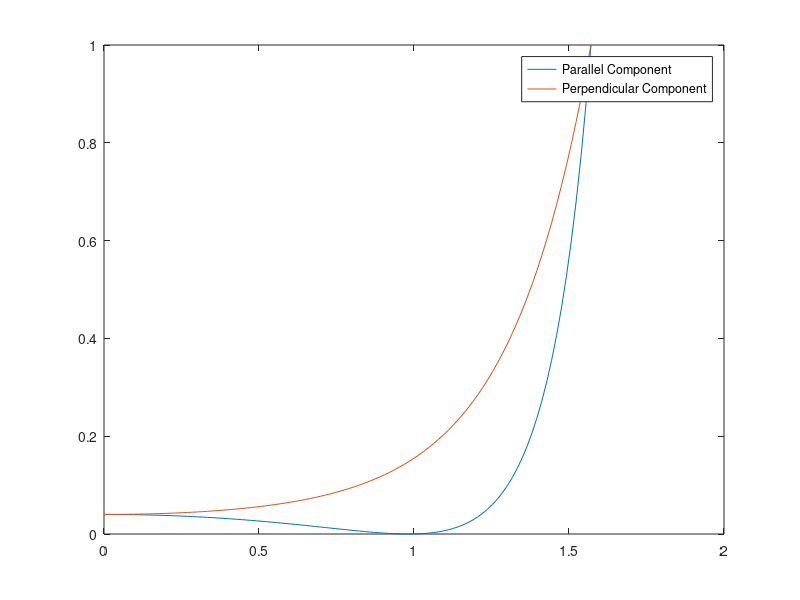

Source code (MATLAB):
function [r0,Brewsters] = Air2MatFresnel()
%Fresnal Reflection from Air(1.0) to Material (1.5)
%   Fucntion will generate plots of Fresnal reflectance 
%   for a dielectric material (index of refraction = 1.5)
%   Plots out reflectance values for incidence angles
%   in between 0 and 90 degrees. Must plot for
%   parallel and perpendicular polarized components
%   Also finds the reflectance of both components at
%   normal incidence and the Brewster's angle.

% Constant refraction indices
refMat = 1.5; %nt
refAir = 1.0; %ni

% plot spacing
incidenceAngles = linspace(0,pi/2,100);
transmissionAngles = getTransAngles(incidenceAngles,refAir,refMat);

[Brewsters,parComponent] = parReflectance(incidenceAngles,transmissionAngles,refAir,refMat);
Brewsters
BrewstersAngle = (Brewsters/pi) * 180
[r0,perpComponent] = perpReflectance(incidenceAngles,transmissionAngles,refAir,refMat);

figure
plot(incidenceAngles,parComponent, incidenceAngles, perpComponent,Brewsters,incidenceAngles/2,'-')
legend('Parallel Component', 'Perpendicular Component');
end

%Works out transmission angles from Snell's equation
function transmissionAngles = getTransAngles(incidenceAngles,refAir,refMat)
    transmissionAngles= zeros(1,size(incidenceAngles,2));
    for i = 1:size(incidenceAngles,2)
        snells = refAir*sin(incidenceAngles(i));
        transmissionAngles(i) = asin(snells/refMat);
    end
end

%Fresnel Reflectance for parallel polarized light
function [Brewsters,reflectance] = parReflectance(incidenceAngles,transmissionAngles,refAir,refMat)
    airPar = refAir * cos(transmissionAngles);
    materialPar = refMat * cos(incidenceAngles);
    reflectance = power(abs((materialPar-airPar) ./ (materialPar+airPar)),2);
    [C,I] = min(reflectance);
    Brewsters = incidenceAngles(I);
end

%Fresnel Reflectance for perpendicular polarized light
function [r0,reflectance] = perpReflectance(incidenceAngles,transmissionAngles,refAir,refMat)
    airPerp = refAir * cos(incidenceAngles);
    materialPerp = refMat * cos(transmissionAngles);
    reflectance = power(abs((airPerp-materialPerp) ./ (airPerp+materialPerp)),2);
    r0 = reflectance(1);
end
